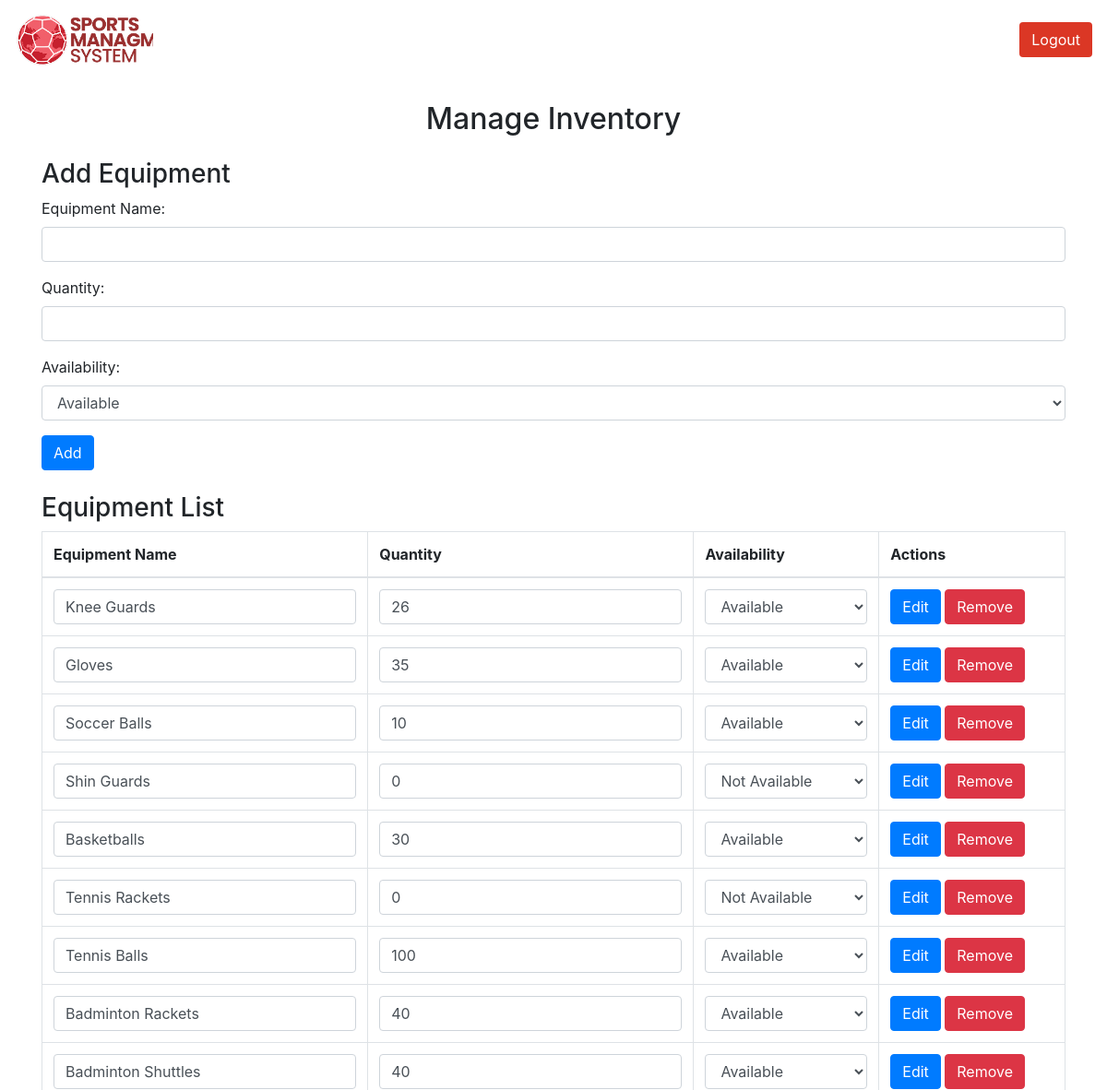
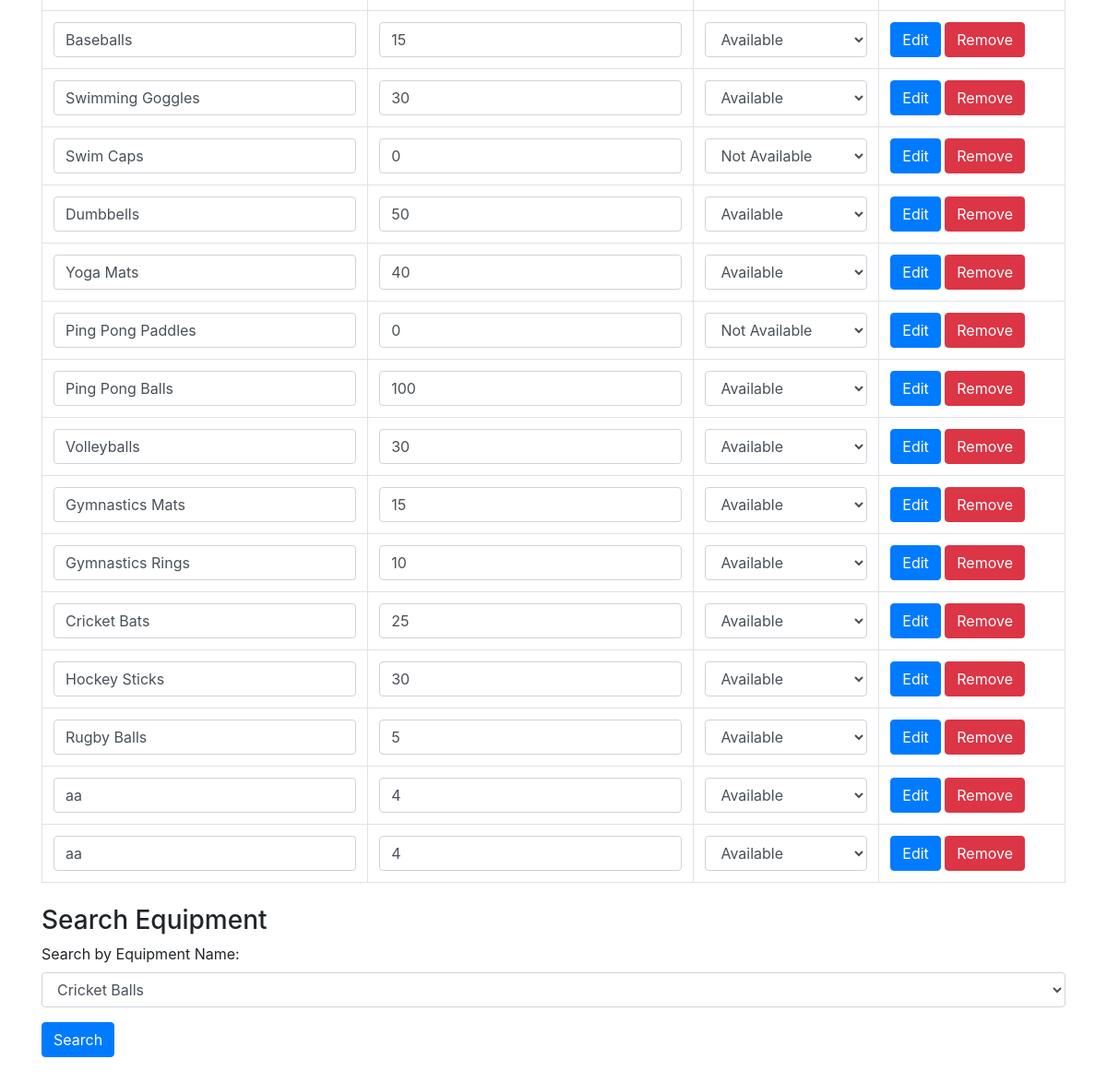
Page /Update/Sports/manage_inventory.php (signed in) on the committed database (2 pictures, top to bottom).
### tables this page shows
CREATE TABLE `inventory` (
  `EquipmentID` int(11) NOT NULL,
  `EquipmentName` varchar(255) NOT NULL,
  `Quantity` int(11) NOT NULL,
  `Availability` enum('Available','Not Available') NOT NULL
);

### Update/Sports/manage_inventory.php (the view, shortened to what this page needs)
<?php
$loggedIn = (isset($_SESSION['user_id']));
?>
<!DOCTYPE html>
<html>
<head>
    <link rel="stylesheet" href="assets/css/inventory.css">
    <link rel="stylesheet" href="assets/css/style.css">
    <link rel="stylesheet" href="https://cdn.jsdelivr.net/npm/bootstrap@4.6.2/dist/css/bootstrap.min.css">
</head>
<body>
    <header>
        <nav class="navbar navbar-expand-md navbar-light">
            <a class="navbar-brand" href="index.php">
                <div class="logo"></div>
            </a>
            <div class="collapse navbar-collapse" id="collapsibleNavbar">
                <ul class="navbar-nav ml-auto">
                    <?php if ($loggedIn) : ?>
                        <li class="nav-item">
                            <a href="logout.php">
                                <button class="btn primary-bg-color text-white">Logout</button>
                            </a>
                        </li>
                    <?php endif ?>
                </ul>
            </div>
        </nav>
    </header>
    <div class="container-fluid">
        <div class="container padding-bottom mt-4">
            <h2 class="text-center">Manage Inventory</h2>
            <div class="mt-4">
                <h3>Add Equipment</h3>
                <form action="manage_inventory.php" method="post">
                    <div class="form-group">
                        <label for="equipmentName">Equipment Name:</label>
                        <input type="text" class="form-control" name="equipmentName" required>
                    </div>
                    <div class="form-group">
                        <label for="quantity">Quantity:</label>
                        <input type="number" class="form-control" name="quantity" required>
                    </div>
                    <div class="form-group">
                        <label for="availability">Availability:</label>
                        <select class="form-control" name="availability" required>
                            <option value="Available">Available</option>
                        </select>
                    </div>
                    <button type="submit" class="btn btn-primary" name="addEquipment">Add</button>
                </form>
            </div>
            <?php
            include 'db_config.php';
            ?>
            <div class="mt-4">
                <h3>Equipment List</h3>
                <table class="table table-bordered table-hover">
                    <thead>
                        <tr>
                            <th>Equipment Name</th>
                            <th>Quantity</th>
                            <th>Availability</th>
                            <th>Actions</th>
                        </tr>
                    </thead>
                    <tbody>
                        <?php
                        $sql = "SELECT * FROM inventory";
                        $result = $conn->query($sql);
                        if ($result->num_rows > 0) {
                            while ($row = $result->fetch_assoc()) {
                                echo "<tr>";
                                echo '<form action="manage_inventory.php" method="post">';
                                echo '<td><input type="text" class="form-control" name="equipmentName" value="' . $row["EquipmentName"] . '"></td>';
                                echo '<td><input type="number" class="form-control" name="quantity" value="' . $row["Quantity"] . '"></td>';
                                echo '<td>
                                    <select class="form-control" name="availability">
                                        <option value="Available" ' . ($row["Availability"] == "Available" ? 'selected' : '') . '>Available</option>
                                        <option value="Not Available" ' . ($row["Availability"] == "Not Available" ? 'selected' : '') . '>Not Available</option>
                                    </select>
                                </td>';
                                echo '<td>
                                    <button type="submit" class="btn btn-primary" name="editEquipment">Edit</button>
                                    <button type="submit" class="btn btn-danger" name="removeEquipment">Remove</button>
                                </td>';
                                echo '</form>';
                                echo "</tr>";
                            }
                        }
                        ?>
                    </tbody>
                </table>
            </div>
            <div class="mt-4">
                <h3>Search Equipment</h3>
                <form action="manage_inventory.php" method="post">
                    <div class="form-group">
                        <label for="searchKeyword">Search by Equipment Name:</label>
                        <select class="form-control" name="searchKeyword" required>
                            <option value="Cricket Balls">Cricket Balls</option>
                        </select>
                    </div>
                    <button type="submit" class="btn btn-primary" name="searchEquipment">Search</button>
                </form>
            </div>
        </div>
    </div>
</body>
</html>

### Update/Sports/assets/css/inventory.css (style rules this page uses)
.padding-bottom { padding-bottom: 100px; }

### Update/Sports/assets/css/style.css (style rules this page uses)
:root { --primary-bg-color: #db3725; --primary-title-color: #fed81b; --primary-text-color: #db3725; --slider-title-color: #fed81b; --slider-bg-color: #fed81b; }
html, body { margin: 0; padding: 0; border: none; box-sizing: border-box; font-family: "Open-sans", sans-serif; }
nav { margin: 0 auto; max-width: 1400px; }
header { background-color: #ffffff; }
.logo { width: 150px; height: 60px; background: url("../img/logo.jpg"); background-size: cover; }
.primary-bg-color { background-color: var(--primary-bg-color) !important; }

### rows in the picture
inventory: equipmentName "Knee Guards", quantity "26", availability "Available"
inventory: equipmentName "Gloves", quantity "35", availability "Available"
inventory: equipmentName "Soccer Balls", quantity "10", availability "Available"
inventory: equipmentName "Shin Guards", quantity "0", availability "Not Available"
inventory: equipmentName "Basketballs", quantity "30", availability "Available"
inventory: equipmentName "Tennis Rackets", quantity "0", availability "Not Available"
inventory: equipmentName "Tennis Balls", quantity "100", availability "Available"
inventory: equipmentName "Badminton Rackets", quantity "40", availability "Available"
inventory: equipmentName "Badminton Shuttles", quantity "40", availability "Available"
inventory: equipmentName "Baseballs", quantity "15", availability "Available"
inventory: equipmentName "Swimming Goggles", quantity "30", availability "Available"
inventory: equipmentName "Swim Caps", quantity "0", availability "Not Available"
inventory: equipmentName "Dumbbells", quantity "50", availability "Available"
inventory: equipmentName "Yoga Mats", quantity "40", availability "Available"
inventory: equipmentName "Ping Pong Paddles", quantity "0", availability "Not Available"
inventory: equipmentName "Ping Pong Balls", quantity "100", availability "Available"
inventory: equipmentName "Volleyballs", quantity "30", availability "Available"
inventory: equipmentName "Gymnastics Mats", quantity "15", availability "Available"
inventory: equipmentName "Gymnastics Rings", quantity "10", availability "Available"
inventory: equipmentName "Cricket Bats", quantity "25", availability "Available"
inventory: equipmentName "Hockey Sticks", quantity "30", availability "Available"
inventory: equipmentName "Rugby Balls", quantity "5", availability "Available"
inventory: equipmentName "aa", quantity "4", availability "Available"
inventory: equipmentName "aa", quantity "4", availability "Available"
